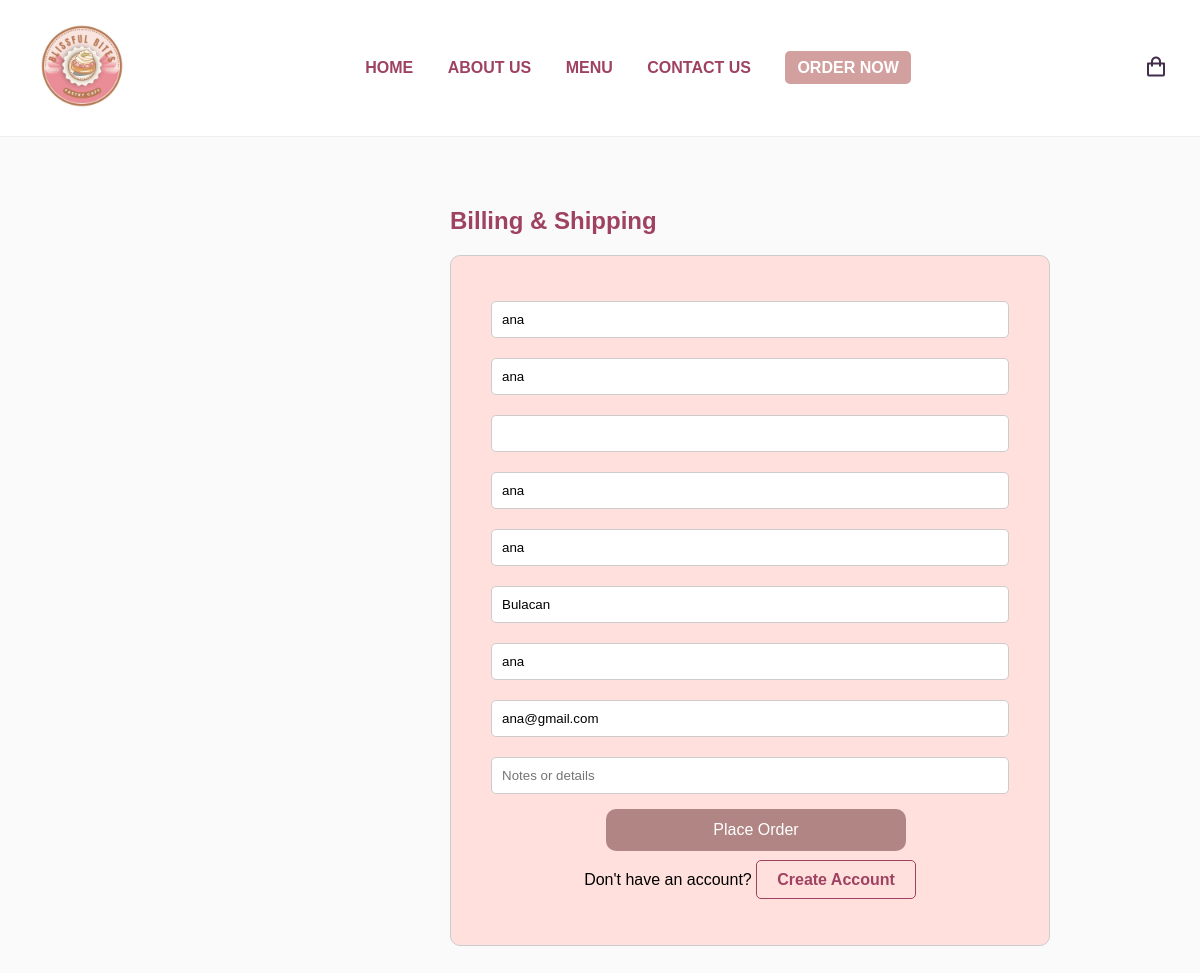
Page /billing.php (signed in) on the committed database.
### tables this page shows
CREATE TABLE `users` (
  `id` int(11) NOT NULL,
  `first_name` varchar(50) NOT NULL,
  `last_name` varchar(50) NOT NULL,
  `company_name` varchar(100) DEFAULT NULL,
  `street` varchar(100) NOT NULL,
  `city` varchar(50) NOT NULL,
  `province` varchar(50) DEFAULT 'Bulacan',
  `phone` varchar(20) NOT NULL,
  `email` varchar(100) NOT NULL,
  `user_password` varchar(255) NOT NULL,
  `created_at` timestamp NOT NULL DEFAULT current_timestamp(),
  `verification_code` varchar(6) DEFAULT NULL,
  `email_verified` tinyint(1) DEFAULT 0
);

### billing.php (the view, shortened to what this page needs)
<?php
include 'connect.php';
$user_id = $_SESSION['user_id'];
$stmt = $conn->prepare("SELECT first_name, last_name, company_name, street, city, province, phone, email FROM users WHERE id = ?");
$stmt->bind_param("i", $user_id);
$stmt->execute();
$result = $stmt->get_result();
if ($result->num_rows == 1) {
    $user = $result->fetch_assoc();
} else {
    header("Location: login.php");
    exit();
}
?>
<!DOCTYPE html>
<html lang="en">
<head>
  <link href="https://cdn.jsdelivr.net/npm/boxicons@2.1.4/css/boxicons.min.css" rel="stylesheet">
</head>
<body>
<header>
    <div class="logo">
      <img src="logo.jpg" alt="Blissful Bites Logo">
    </div>
    <nav>
      <a href="home.html">HOME</a>
      <a href="#">ABOUT US</a>
      <a href="menu.html">MENU</a>
      <a href="#">CONTACT US</a>
      <a href="#" style="background: #D2A19F; color: white; padding: 8px 12px; border-radius: 5px;">ORDER NOW</a>
    </nav>
    <div class="icons">
      <a href="cart.html"><i class='bx bx-shopping-bag'></i></a>
    </div>
  </header>
  <div class="container">
  <div class="form-section">
    <h2>Billing & Shipping</h2>
    <div class="form-box">
      <form action="process_billing.php" method="POST">
        <input type="text" name="first_name" value="<?= htmlspecialchars($user['first_name']) ?>" readonly>
        <input type="text" name="last_name" value="<?= htmlspecialchars($user['last_name']) ?>" readonly>
        <input type="text" name="company_name" value="<?= htmlspecialchars($user['company_name']) ?>" readonly>
        <input type="text" name="street" value="<?= htmlspecialchars($user['street']) ?>" readonly>
        <input type="text" name="city" value="<?= htmlspecialchars($user['city']) ?>" readonly>
        <input type="text" name="province" value="<?= htmlspecialchars($user['province']) ?>" readonly>
        <input type="tel" name="phone" value="<?= htmlspecialchars($user['phone']) ?>" readonly>
        <input type="email" name="email" value="<?= htmlspecialchars($user['email']) ?>" readonly>
        <input type="text" name="billing_notes" placeholder="Notes or details">
        <button type="submit" class="place-order">Place Order</button>
      </form>
      <div class="create-account">
        <p>Don't have an account? <a href="signup.html">Create Account</a></p>
      </div>
    </div>
  </div>
</div>
</body>
</html>

### billing.php (style rules this page uses)
body { font-family: Arial, sans-serif; margin: 0; padding: 0; box-sizing: border-box; background-color: #fafafa; }
header { display: flex; justify-content: space-between; align-items: center; padding: 1rem 2rem; border-bottom: 1px solid #eee; background-color: #fff; }
.logo img { height: 100px; width: 100px; }
nav a { margin: 0 15px; text-decoration: none; color: #9f4262; font-weight: 600; }
.icons { display: flex; align-items: center; gap: 20px; }
.icons i { font-size: 24px; color: #422d4a; cursor: pointer; }
.container { display: flex; justify-content: center; align-items: center; padding: 50px; max-width: 1200px; gap: 40px; margin-left: 400px; }
.form-section { width: 100%; }
.form-box { width: 600px; box-sizing: border-box; border: 1px solid #ccc; padding: 40px; background-color: #ffe0dd; align-items: center; border-radius: 10px; margin-bottom: 100px; }
h2 { color: #9f4262; margin-bottom: 20px; }
input, textarea, select { padding: 10px; margin-top: 5px; margin-bottom: 15px; box-sizing: border-box; border-radius: 5px; border: 1px solid #ccc; width: 100%; }
.place-order { background-color: #b18584; color: white; padding: 12px; border: none; width: 300px; font-size: 16px; cursor: pointer; align-items: center; margin-left: 115px; border-radius: 10px; }
.create-account { display: block; text-align: center; margin-top: 20px; font-size: 16px; }
.create-account a { color: #9f4262; text-decoration: none; font-weight: bold; padding: 10px 20px; border: 1px solid #9f4262; border-radius: 5px; transition: background-color 0.3s ease; }

### rows in the picture
users: first_name "ana", last_name "ana", street "ana", city "ana", province "Bulacan", phone "ana", email "ana@gmail.com"
